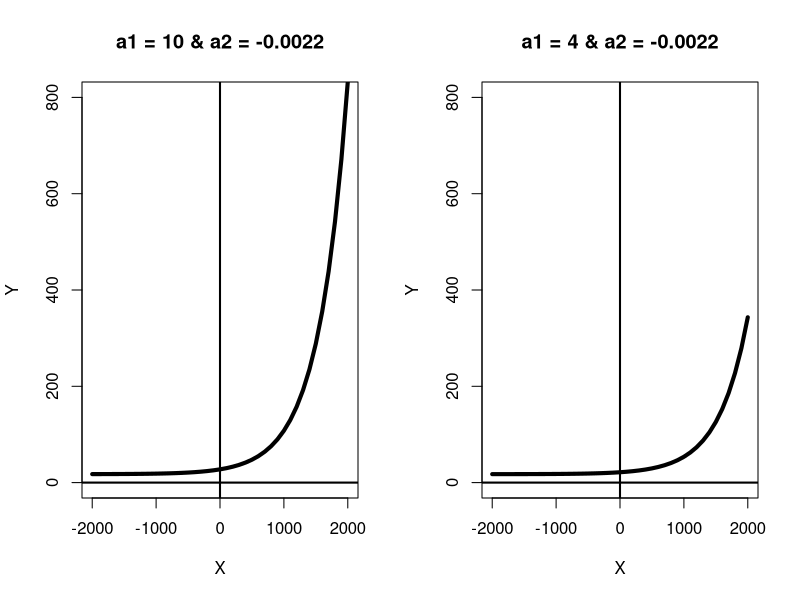
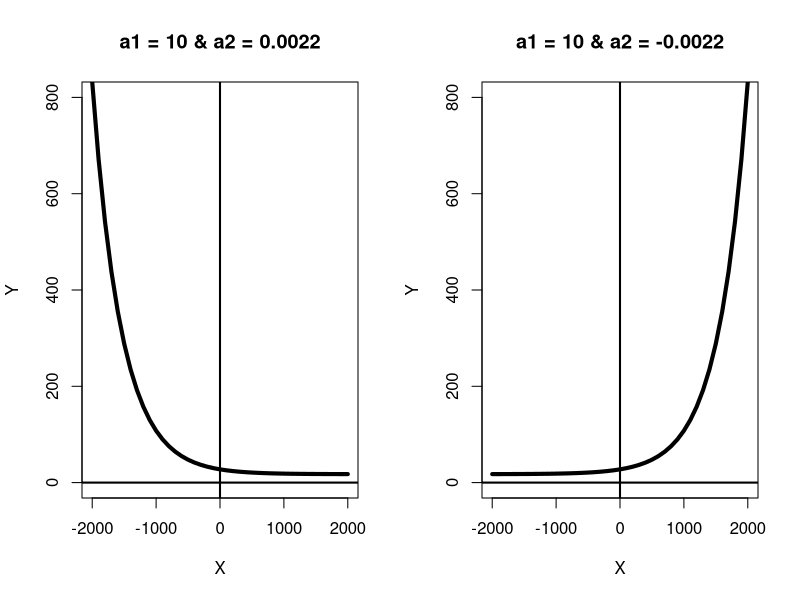
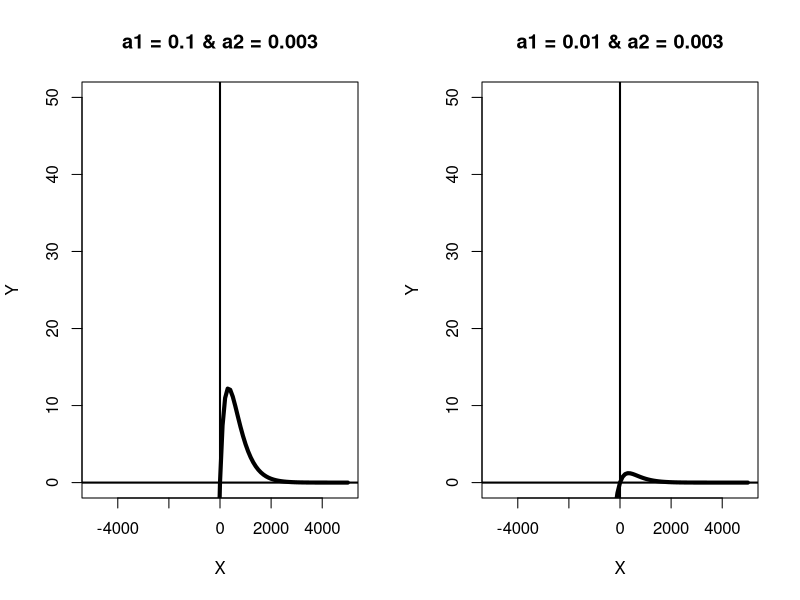
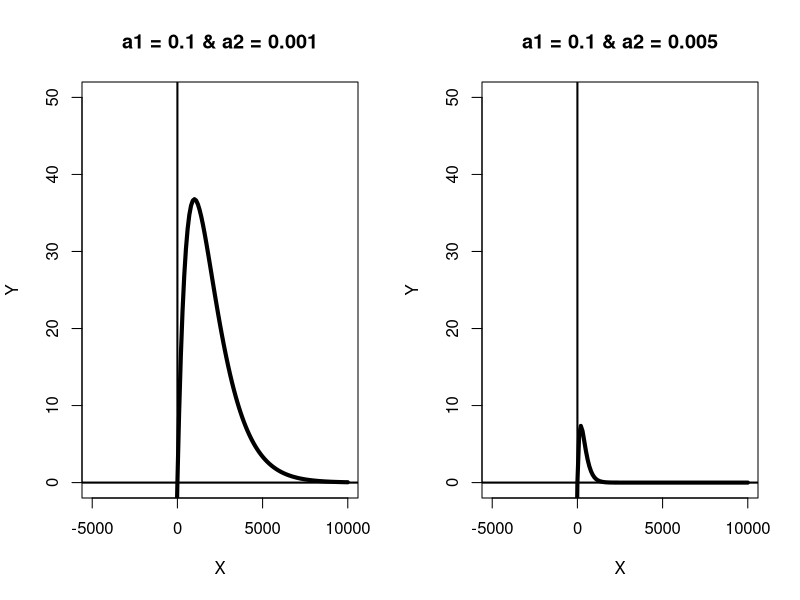

These figures' R source, in order:
## ---- chunk 1
x <- seq(-2000, 2000, 100)

fun1 <- function(a, b, c, x){
  a + b*exp(-c*x)
}
par(mfrow = 1:2)
plot(x, fun1(17.5,10,-0.0022,x), type = "l", lwd = 4, xlim = c(-2000,2000), ylim = c(0,800), ylab = "Y", xlab = "X", main = "a1 = 10 & a2 = -0.0022")
abline(v = 0, h = 0, lwd = 2)
plot(x, fun1(17.5,4,-0.0022,x), type = "l", lwd = 4, xlim = c(-2000,2000), ylim = c(0,800), ylab = "Y", xlab = "X", main = "a1 = 4 & a2 = -0.0022")
abline(v = 0, h = 0, lwd = 2)
## ---- chunk 2
x <- seq(-2000, 2000, 100)

fun1 <- function(a, b, c, x){
  a + b*exp(-c*x)
}
par(mfrow = 1:2)
plot(x, fun1(17.5,10,0.0022,x), type = "l", lwd = 4, xlim = c(-2000,2000), ylim = c(0,800), ylab = "Y", xlab = "X", main = "a1 = 10 & a2 = 0.0022")
abline(v = 0, h = 0, lwd = 2)
plot(x, fun1(17.5,10,-0.0022,x), type = "l", lwd = 4, xlim = c(-2000,2000), ylim = c(0,800), ylab = "Y", xlab = "X", main = "a1 = 10 & a2 = -0.0022")
abline(v = 0, h = 0, lwd = 2)
## ---- chunk 3
x <- seq(-5000, 5000, 100)

fun2 <- function(a, b, c, x){
  (a + b*x)*exp(-c*x)
}
par(mfrow = 1:2)
plot(x, fun2(0,0.1,0.003,x), type = "l", lwd = 4, xlim = c(-5000,5000), ylim = c(0,50), ylab = "Y", xlab = "X", main = "a1 = 0.1 & a2 = 0.003")
abline(v = 0, h = 0, lwd = 2)
plot(x, fun2(0,0.01,0.003,x), type = "l", lwd = 4, xlim = c(-5000,5000), ylim = c(0,50), ylab = "Y", xlab = "X", main = "a1 = 0.01 & a2 = 0.003")
abline(v = 0, h = 0, lwd = 2)
## ---- chunk 4
x <- seq(-5000, 10000, 100)

fun2 <- function(a, b, c, x){
  (a + b*x)*exp(-c*x)
}
par(mfrow = 1:2)
plot(x, fun2(0,0.1,0.001,x), type = "l", lwd = 4, xlim = c(-5000,10000), ylim = c(0,50), ylab = "Y", xlab = "X", main = "a1 = 0.1 & a2 = 0.001")
abline(v = 0, h = 0, lwd = 2)
plot(x, fun2(0,0.1,0.005,x), type = "l", lwd = 4, xlim = c(-5000,10000), ylim = c(0,50), ylab = "Y", xlab = "X", main = "a1 = 0.1 & a2 = 0.005")
abline(v = 0, h = 0, lwd = 2)
